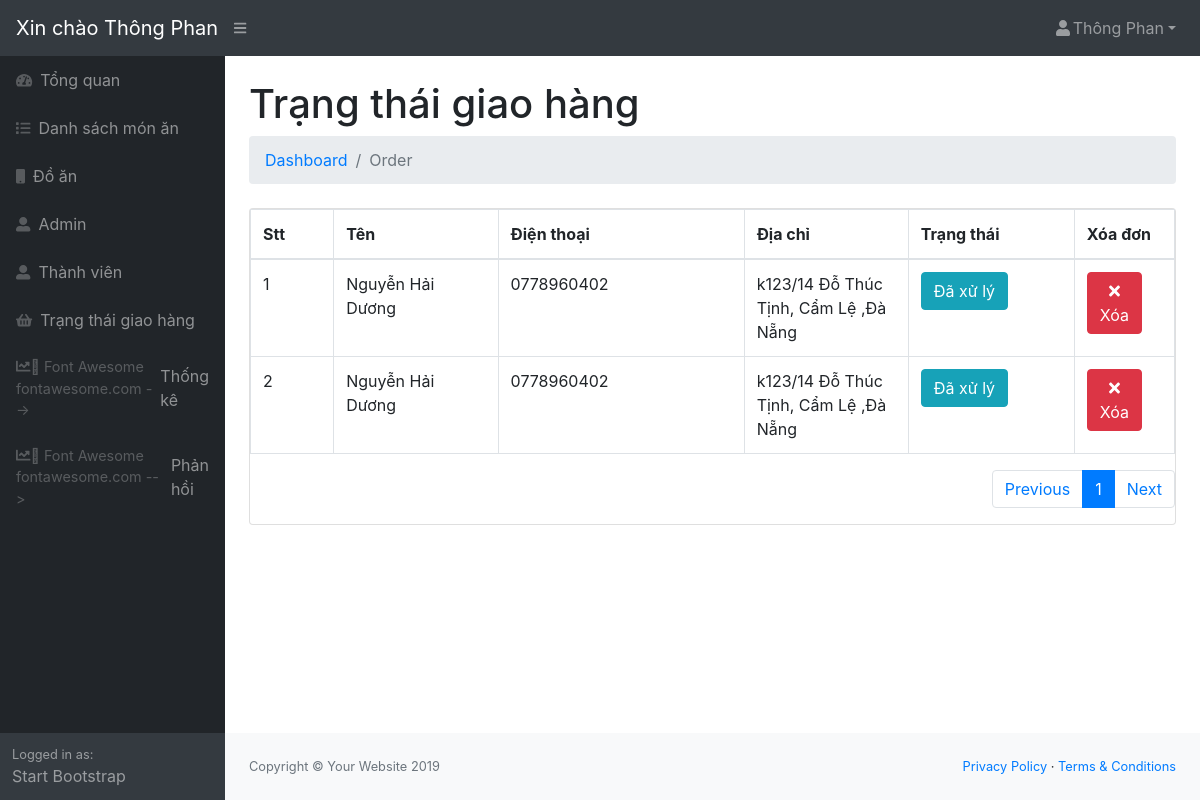
The app's page /admin/modules/order/index.php (signed in) with its own data.
### tables this page shows
CREATE TABLE `transaction` (
  `id` int(11) NOT NULL,
  `amount` int(11) DEFAULT NULL,
  `users_id` int(11) DEFAULT NULL,
  `name` varchar(100) DEFAULT NULL,
  `phone` varchar(50) DEFAULT NULL,
  `address` varchar(100) DEFAULT NULL,
  `status` tinyint(4) DEFAULT 0,
  `created_at` timestamp NULL DEFAULT current_timestamp(),
  `updated_at` timestamp NULL DEFAULT current_timestamp() ON UPDATE current_timestamp()
);

CREATE TABLE `users` (
  `id` int(11) NOT NULL,
  `name` varchar(100) DEFAULT NULL,
  `email` varchar(100) DEFAULT NULL,
  `phone` char(15) DEFAULT NULL,
  `address` varchar(100) DEFAULT NULL,
  `password` varchar(50) DEFAULT NULL,
  `avatar` varchar(100) DEFAULT NULL,
  `status` tinyint(4) DEFAULT 1,
  `created_at` timestamp NULL DEFAULT current_timestamp(),
  `update_at` timestamp NULL DEFAULT current_timestamp()
);

### libraries/Database.php (called while the page is built, shortened)
<?php
class Database{
     public $link;
     public function __construct()
     {
        $this->link = mysqli_connect("localhost","root","","webphp") or die ();
         mysqli_set_charset($this->link,"utf8");
     }
        public function countTable($table)
        {
            $sql = "SELECT id FROM  {$table}";
            $result = mysqli_query($this->link, $sql) or die("Lỗi Truy Vấn countTable----" .mysqli_error($this->link));
            $num = mysqli_num_rows($result);
            return $num;
        }
         public  function fetchJone($table,$sql ,$page = 0,$row ,$pagi = false )
        {
            $data = [];
            if ($pagi == true )
            {
                $total = $this->countTable($table);
                $sotrang = ceil($total / $row);
                $start = ($page - 1 ) * $row ;
                $sql .= " LIMIT $start,$row";
                $data = [ "page" => $sotrang];
                $result = mysqli_query($this->link,$sql) or die("Lỗi truy vấn fetchJone ---- " .mysqli_error($this->link));
            }
            else
            {
                $result = mysqli_query($this->link,$sql) or die("Lỗi truy vấn fetchJone ---- " .mysqli_error($this->link));
            }
            if( $result)
            {
                while ($num = mysqli_fetch_assoc($result))
                {
                    $data[] = $num;
                }
            }
            return $data;
        }
    }
?>

### admin/autoload/autoload.php (called while the page is built, shortened)
<?php
	require_once __DIR__. '/../../libraries/Database.php';
	$db = new Database;
 ?>

### admin/modules/order/index.php (the view, shortened to what this page needs)
<?php require_once __DIR__. '/../../autoload/autoload.php';
    if(isset($_GET['page']))
    {
        $p = $_GET['page'];
        if($p == 0) $p = 1;
    }
    else
    {
        $p = 1;
    }
    $sql = "SELECT transaction.*, users.name as nameuser, users.phone as phoneuser,users.address as addressuser FROM transaction LEFT JOIN users ON users.id = transaction.users_id ORDER BY ID DESC ";
    $transaction = $db->fetchJone("transaction",$sql,$p,5,true);
    if(isset($transaction['page']))
    {
        $sotrang = $transaction['page'];
        unset($transaction['page']);
    }
    ?>
<?php  require_once __DIR__. "/../../layouts/header.php"; ?>
<div id="layoutSidenav_content">
<main>
<div class="container-fluid">
<h1 class="mt-4">Trạng thái giao hàng
</h1>
<ol class="breadcrumb mb-4">
    <li class="breadcrumb-item"><a href="index.php">Dashboard</a></li>
    <li class="breadcrumb-item active">Order</li>
</ol>
<div class="card mb-4">
    <table class="table table-bordered dataTable" id="dataTable" width="100%" cellspacing="0" role="grid" aria-describedby="dataTable_info" style="width: 100%;">
        <thead>
            <tr role="row">
                <th class="sorting_asc" tabindex="0" aria-controls="dataTable" rowspan="1" colspan="1" aria-sort="ascending" aria-label="Name: activate to sort column descending" style="width: 10%;">Stt</th>
                <th class="sorting" tabindex="0" aria-controls="dataTable" rowspan="1" colspan="1" aria-label="Position: activate to sort column ascending" style="width: 20%;">Tên</th>
                <th class="sorting" tabindex="0" aria-controls="dataTable" rowspan="1" colspan="1" aria-label="Position: activate to sort column ascending" style="width: 30%;">Điện thoại</th>
                <th class="sorting" tabindex="0" aria-controls="dataTable" rowspan="1" colspan="1" aria-label="Position: activate to sort column ascending" style="width: 20%;">Địa chỉ</th>
                <th class="sorting" tabindex="0" aria-controls="dataTable" rowspan="1" colspan="1" aria-label="Salary: activate to sort column ascending" style="width: 20%;">Trạng thái</th>
                <th class="sorting" tabindex="0" aria-controls="dataTable" rowspan="1" colspan="1" aria-label="Salary: activate to sort column ascending" style="width: 20%;">Xóa đơn</th>
            </tr>
        </thead>
        <tbody>
            <?php $stt =1 ; foreach($transaction as $item): ?>
            <tr role="row" class="odd">
                <td><?php echo $stt ?></td>
                <td><?php echo $item['nameuser'] ?></td>
                <td><?php echo $item['phoneuser'] ?></td>
                <td><?php echo $item['addressuser'] ?></td>
                <td> <a href="status.php?id=<?php echo $item['id'] ?>" class="btn btn-xs <?php echo $item['status'] == 0 ? 'btn-danger' : 'btn-info' ?>"><?php echo $item['status'] == 0 ? 'Chưa xử lý ...' : 'Đã xử lý' ?></a> </td>
                <td> <a class="btn btn-xs btn-danger" href="delete.php?id= <?php echo $item['id'] ?>"> <i class="fa fa-times"></i>Xóa</a> </td>
            </tr>
            <?php  $stt++ ; endforeach ?>
        </tbody>
    </table>
    <nav aria-label="Page navigation">
        <ul class="pagination pullright">
            <li class="page-item"><a class="page-link" href="?page=<?php echo --$p ?>">Previous</a></li>
            <?php for($i = 1;$i <= $sotrang;$i++) : ?>
            <?php
                if(isset($_GET['page']))
                {
                    $p = $_GET['page'];
                     if($p == 0)$p=1;
                }
                else
                {
                    $p = 1;
                }
                 ?>
            <li class="page-item <?php echo ($i == $p) ? 'active' : '' ?>">
                <a class ="page-link" href="?page= <?php echo $i ; ?>"><?php echo $i; ?></a>
            </li>
            <?php endfor; ?>
            <li class="page-item"><a class="page-link" href="?page=<?php echo ++$p ?>">Next</a></li>
        </ul>
    </nav>
</div>
<?php  require_once __DIR__. "/../../layouts/footer.php"; ?>

### records on screen
transaction: users.name "Nguyễn Hải Dương", users.phone "0778960402", users.address "k123/14 Đỗ Thúc Tịnh, Cẩm Lệ ,Đà Nẵng", status "Đã xử lý"
transaction: users.name "Nguyễn Hải Dương", users.phone "0778960402", users.address "k123/14 Đỗ Thúc Tịnh, Cẩm Lệ ,Đà Nẵng", status "Đã xử lý"

### other values on screen
$_SESSION['admin_name'] "Thông Phan"
